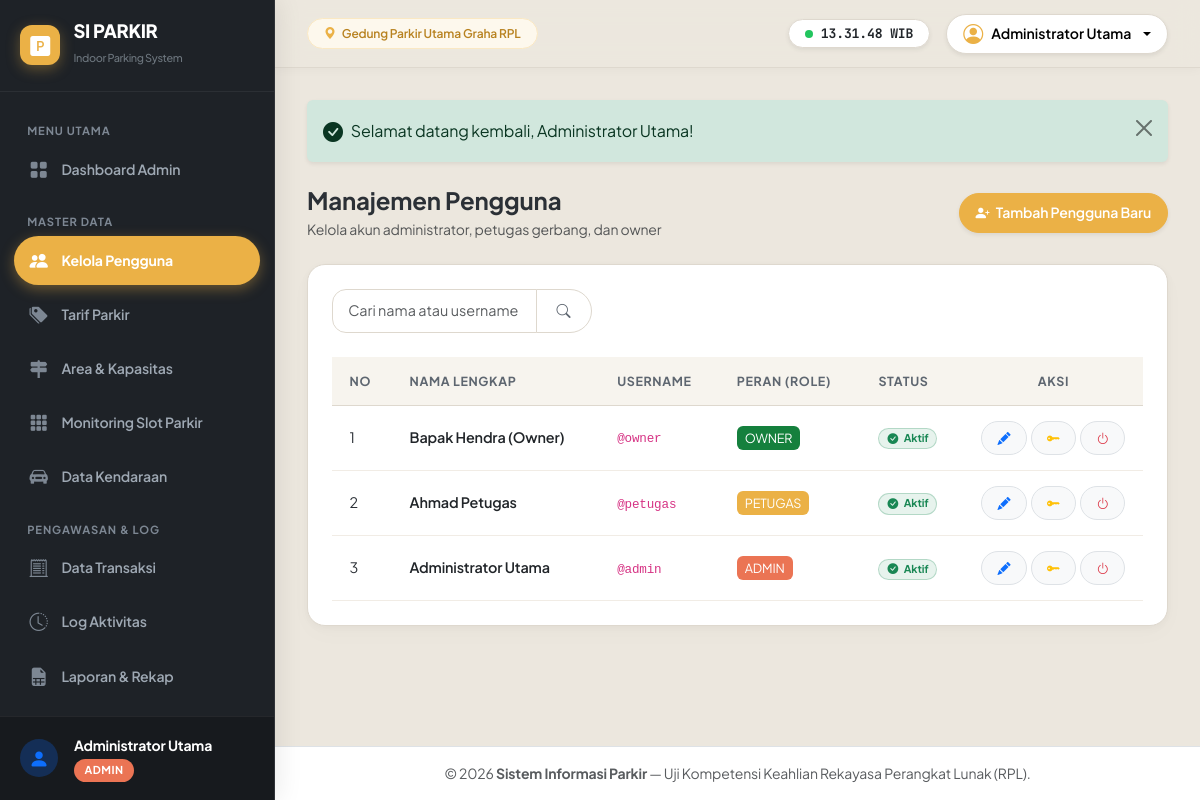
Page /admin/users/index.php (signed in) on the committed database.
### tables this page shows
CREATE TABLE `tb_user` (
  `id_user` INT AUTO_INCREMENT PRIMARY KEY,
  `nama_lengkap` VARCHAR(50) NOT NULL,
  `username` VARCHAR(50) NOT NULL UNIQUE,
  `password` VARCHAR(255) NOT NULL,
  `role` ENUM('admin','petugas','owner') NOT NULL,
  `status_aktif` TINYINT(1) NOT NULL DEFAULT 1,
  INDEX `idx_username` (`username`),
  INDEX `idx_role` (`role`)
);

### admin/users/index.php (the view, shortened to what this page needs)
<?php
require_once __DIR__ . '/../../includes/header.php';
$pdo = getDBConnection();
$search = trim($_GET['search'] ?? '');
$page = max(1, (int)($_GET['page'] ?? 1));
$limit = 10;
$offset = ($page - 1) * $limit;
$params = [];
$whereClause = "";
$stmtUsers = $pdo->prepare("SELECT id_user, nama_lengkap, username, role, status_aktif FROM tb_user $whereClause ORDER BY id_user DESC LIMIT $limit OFFSET $offset");
$stmtUsers->execute($params);
$users = $stmtUsers->fetchAll();
?>
<div class="d-flex justify-content-between align-items-center mb-4">
    <div>
        <h4 class="fw-bold mb-1">Manajemen Pengguna</h4>
        <p class="text-muted small mb-0">Kelola akun administrator, petugas gerbang, dan owner</p>
    </div>
    <a href="<?= BASE_URL ?>/admin/users/tambah.php" class="btn btn-primary rounded-pill px-3 shadow-sm">
        <i class="bi bi-person-plus-fill me-1"></i> Tambah Pengguna Baru
    </a>
</div>
<div class="card-custom p-4">
    <div class="row g-3 mb-4">
        <div class="col-12 col-md-6 col-lg-4">
            <form method="GET" action="" class="input-group">
                <input type="text" name="search" class="form-control" placeholder="Cari nama atau username..." value="<?= htmlspecialchars($search) ?>">
                <button class="btn btn-outline-secondary" type="submit"><i class="bi bi-search"></i></button>
            </form>
        </div>
    </div>
    <div class="table-responsive">
        <table class="table table-custom table-hover mb-0">
            <thead>
                <tr>
                    <th style="width: 60px;">No</th>
                    <th>Nama Lengkap</th>
                    <th>Username</th>
                    <th>Peran (Role)</th>
                    <th>Status</th>
                    <th style="width: 170px;" class="text-center">Aksi</th>
                </tr>
            </thead>
            <tbody>
                <?php if (empty($users)): ?>
                    <tr>
                        <td colspan="6" class="text-center text-muted py-4">Data pengguna tidak ditemukan.</td>
                    </tr>
                <?php else: ?>
                    <?php $no = $offset + 1; foreach ($users as $u): ?>
                        <tr>
                            <td><?= $no++ ?></td>
                            <td class="fw-semibold text-dark"><?= htmlspecialchars($u['nama_lengkap']) ?></td>
                            <td><code>@<?= htmlspecialchars($u['username']) ?></code></td>
                            <td>
                                <span class="badge-role-<?= $u['role'] ?> px-2 py-1 rounded text-uppercase small">
                                    <?= htmlspecialchars($u['role']) ?>
                                </span>
                            </td>
                            <td>
                                <?php if ((int)$u['status_aktif'] === 1): ?>
                                    <span class="badge bg-success bg-opacity-10 text-success border border-success border-opacity-25 px-2 py-1 rounded-pill">
                                        <i class="bi bi-check-circle-fill me-1"></i> Aktif
                                    </span>
                                <?php else: ?>
                                    <span class="badge bg-danger bg-opacity-10 text-danger border border-danger border-opacity-25 px-2 py-1 rounded-pill">
                                        <i class="bi bi-x-circle-fill me-1"></i> Nonaktif
                                    </span>
                                <?php endif; ?>
                            </td>
                            <td class="text-center">
                                <div class="d-inline-flex gap-1">
                                    <a href="<?= BASE_URL ?>/admin/users/edit.php?id=<?= $u['id_user'] ?>" class="btn btn-light btn-sm border btn-action" title="Edit Data">
                                        <i class="bi bi-pencil-fill text-primary"></i>
                                    </a>
                                    <a href="<?= BASE_URL ?>/admin/users/reset_password.php?id=<?= $u['id_user'] ?>" class="btn btn-light btn-sm border btn-action" title="Atur Ulang Password">
                                        <i class="bi bi-key-fill text-warning"></i>
                                    </a>
                                    <a href="<?= BASE_URL ?>/admin/users/toggle.php?id=<?= $u['id_user'] ?>" class="btn btn-light btn-sm border btn-action"
                                       title="<?= ((int)$u['status_aktif'] === 1) ? 'Nonaktifkan Akun' : 'Aktifkan Akun' ?>"
                                       data-confirm="Ubah status aktif akun @<?= htmlspecialchars($u['username']) ?>?">
                                        <i class="bi bi-power <?= ((int)$u['status_aktif'] === 1) ? 'text-danger' : 'text-success' ?>"></i>
                                    </a>
                                </div>
                            </td>
                        </tr>
                    <?php endforeach; ?>
                <?php endif; ?>
            </tbody>
        </table>
    </div>
</div>
<?php require_once __DIR__ . '/../../includes/footer.php'; ?>

### assets/css/style.css (style rules this page uses)
:root { --primary-color: #ebb146; --primary-hover: #d39b33; --primary-subtle: #fdf8ed; --primary-dark: #b88220; --sidebar-bg: #1e2227; --sidebar-hover: #2a3037; --sidebar-active: #ebb146; --body-bg: #ece7de; --card-bg: #ffffff; --card-border: #ded8ce; --card-alt: #f7f4ee; --text-main: #2b3036; --text-secondary: #5e6670; --text-muted: #8c939b; --accent-coral: #eb7454; --accent-emerald: #15803d; --accent-dark: #111827; --radius-sm: 8px; --radius-md: 14px; --radius-lg: 18px; --radius-pill: 999px; }
body { font-family: 'Plus Jakarta Sans', -apple-system, BlinkMacSystemFont, "Segoe UI", Roboto, sans-serif; background-color: var(--body-bg); color: var(--text-main); overflow-x: hidden; min-height: 100vh; -webkit-font-smoothing: antialiased; -moz-osx-font-smoothing: grayscale; letter-spacing: -0.01em; }
.badge-role-admin { background-color: var(--accent-coral); color: #ffffff; }
.badge-role-petugas { background-color: var(--primary-color); color: #ffffff; }
.badge-role-owner { background-color: var(--accent-emerald); color: #ffffff; }
.card-custom { background-color: var(--card-bg); border-radius: var(--radius-lg); border: 1px solid var(--card-border); box-shadow: 0 2px 8px rgba(0, 0, 0, 0.03), 0 8px 24px rgba(0, 0, 0, 0.02); transition: transform 0.2s cubic-bezier(0.16, 1, 0.3, 1), box-shadow 0.2s cubic-bezier(0.16, 1, 0.3, 1); overflow: hidden; }
.btn { border-radius: var(--radius-pill); font-weight: 600; font-size: 0.88rem; padding: 0.55rem 1.25rem; transition: all 0.2s cubic-bezier(0.16, 1, 0.3, 1); }
.btn-sm { padding: 0.38rem 0.95rem; font-size: 0.82rem; }
.btn-primary { background-color: var(--primary-color) !important; border-color: var(--primary-color) !important; color: #ffffff !important; box-shadow: 0 4px 12px rgba(235, 177, 70, 0.32); }
.btn-outline-secondary { border: 1.5px solid var(--card-border) !important; color: var(--text-secondary) !important; background-color: #ffffff !important; }
.table-custom { vertical-align: middle; }
.table-custom thead th { background-color: var(--card-alt); color: var(--text-secondary); font-weight: 700; font-size: 0.78rem; text-transform: uppercase; letter-spacing: 0.05em; border-bottom: 1px solid var(--card-border); padding: 0.9rem 1.1rem; }
.table-custom tbody td { padding: 0.95rem 1.1rem; color: var(--text-main); font-size: 0.9rem; border-bottom: 1px solid #f1ece5; }
.form-control, .form-select { border: 1.5px solid var(--card-border); padding: 0.65rem 0.95rem; font-size: 0.9rem; border-radius: var(--radius-md); background-color: #ffffff; color: var(--text-main); transition: all 0.15s; }

### rows in the picture
tb_user: nama_lengkap "Bapak Hendra (Owner)", username "owner", role "OWNER", status_aktif 1 (drawn)
tb_user: nama_lengkap "Ahmad Petugas", username "petugas", role "PETUGAS", status_aktif 1 (drawn)
tb_user: nama_lengkap "Administrator Utama", username "admin", role "ADMIN", status_aktif 1 (drawn)

### other values in the picture
$userNama "Administrator Utama"
$userRole "ADMIN"
APP_LOCATION "Gedung Parkir Utama Graha RPL"
$user['nama_lengkap'] "Administrator Utama"
$text "Selamat datang kembali, Administrator Utama!"
APP_NAME "Sistem Informasi Parkir"
